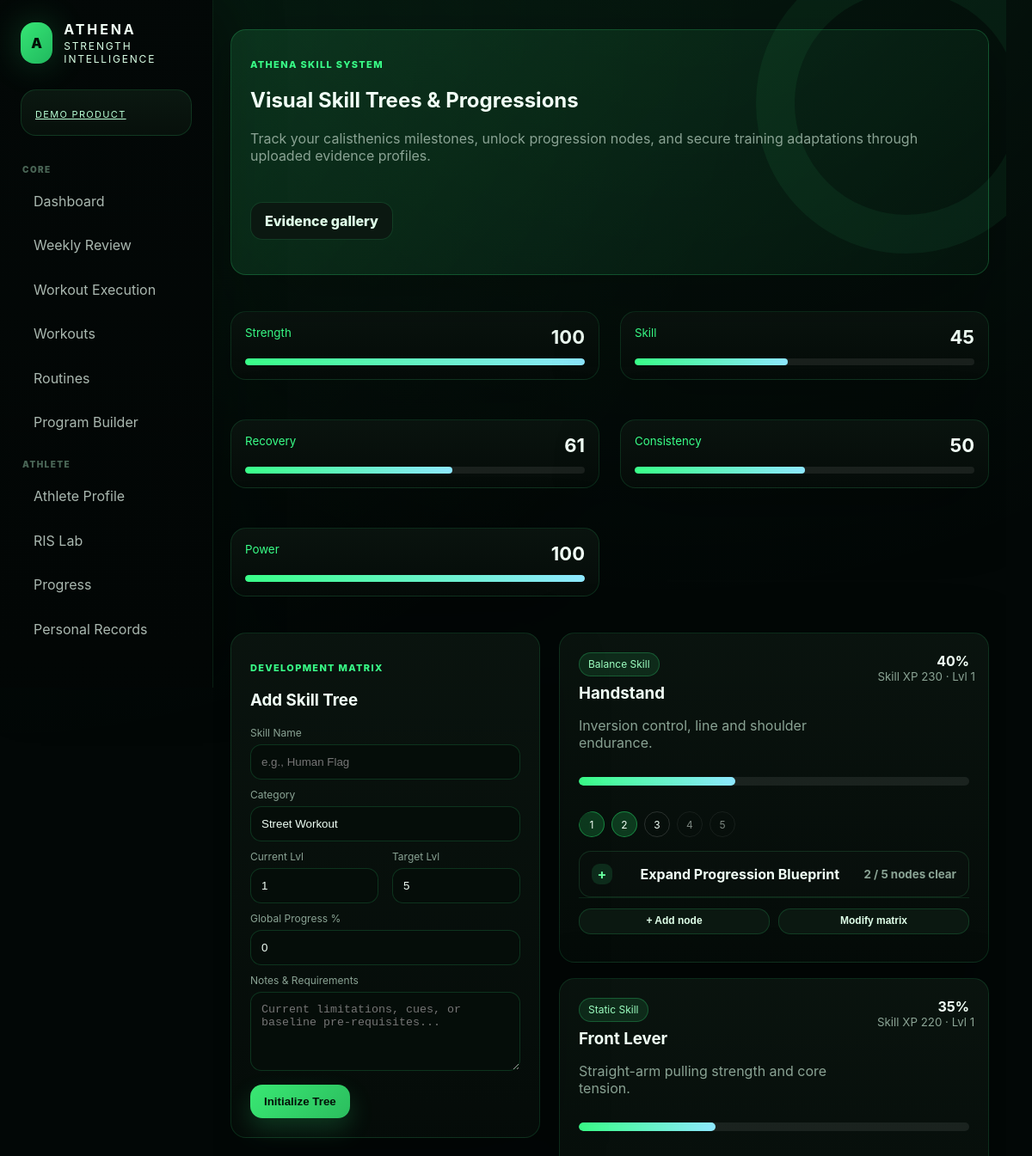
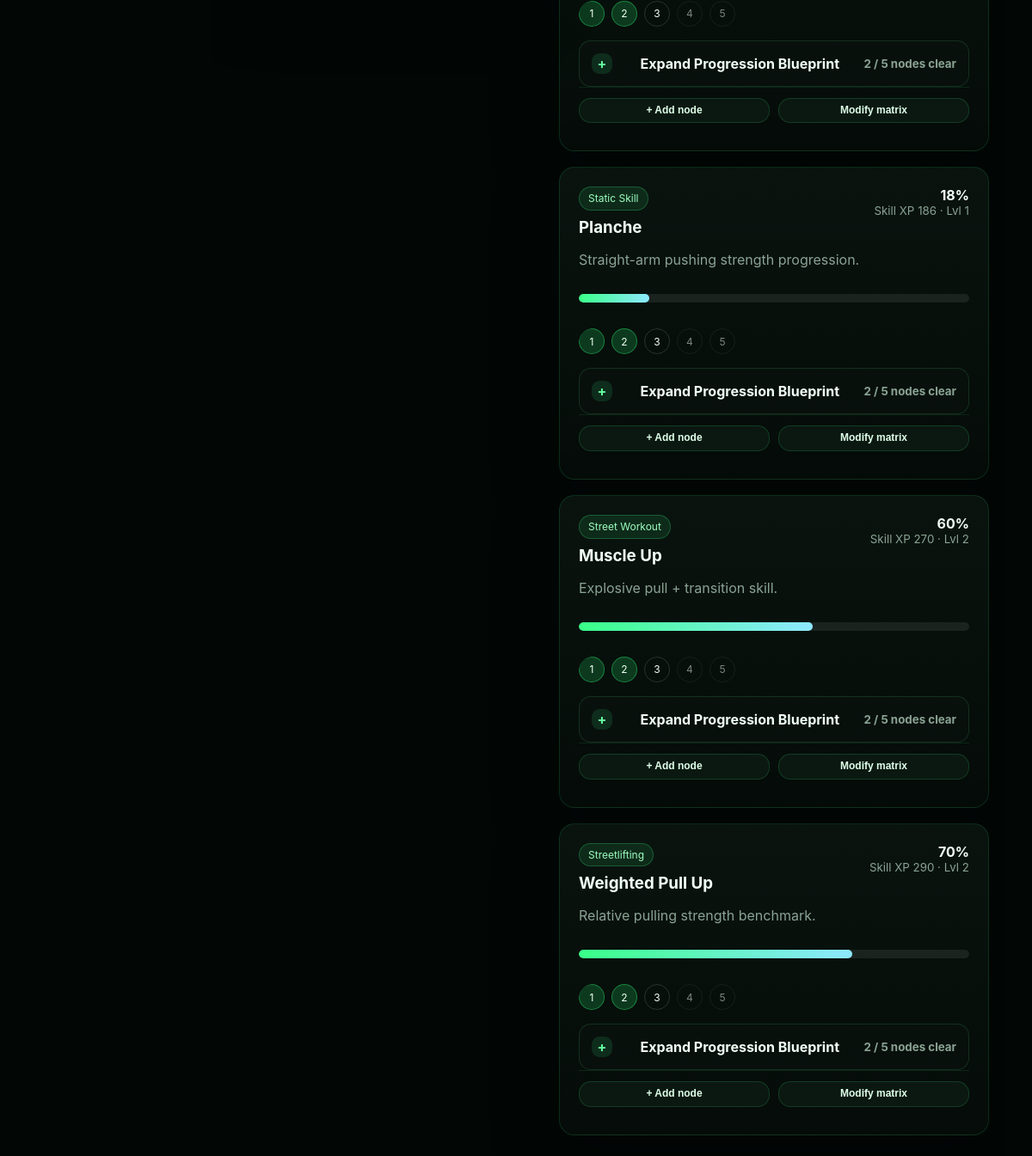
/skills, run on the app's committed database (2 pictures, top to bottom).
### tables this page shows
CREATE TABLE athlete_skills(
            id INTEGER PRIMARY KEY AUTOINCREMENT,
            name TEXT UNIQUE NOT NULL,
            category TEXT DEFAULT 'Strength Skill',
            current_level INTEGER DEFAULT 1,
            target_level INTEGER DEFAULT 5,
            progress INTEGER DEFAULT 0,
            notes TEXT DEFAULT '',
            updated_at TEXT DEFAULT CURRENT_TIMESTAMP
        );

CREATE TABLE skill_steps(
            id INTEGER PRIMARY KEY AUTOINCREMENT,
            skill_id INTEGER NOT NULL,
            step_order INTEGER DEFAULT 1,
            title TEXT NOT NULL,
            description TEXT DEFAULT '',
            completed INTEGER DEFAULT 0
        , evidence_image_path TEXT DEFAULT '', evidence_note TEXT DEFAULT '', evidence_at TEXT DEFAULT '');

### app.py (the view, shortened to what this page needs)
@app.route('/skills', methods=['GET','POST'])
def skills_center():
    skills=[dict(r) for r in q('SELECT * FROM athlete_skills ORDER BY category,name')]
    steps={r['id']:q('SELECT * FROM skill_steps WHERE skill_id=? ORDER BY step_order',(r['id'],)) for r in skills}
    return render_template('skills.html', skills=skills, steps=steps, attributes=rpg_attributes())

### app.py (called while the page is built)
def db():
    conn = sqlite3.connect(DB_PATH)
    conn.row_factory = sqlite3.Row
    return conn

def q(sql, params=(), one=False, commit=False):
    with db() as conn:
        cur = conn.execute(sql, params)
        if commit:
            conn.commit()
        return (cur.fetchone() if one else cur.fetchall())

@app.context_processor
def inject():
    return dict(MUSCLES=MUSCLES, MOODS=MOODS, SEXES=SEXES, DIFFICULTY=DIFFICULTY, EXERCISE_TYPES=EXERCISE_TYPES, today=datetime.date.today().isoformat())

def rpg_attributes():
    prs=personal_records(999); workouts=q('SELECT COUNT(*) c FROM workouts',one=True)['c'] or 0
    recovery=athlete_intelligence()['recovery']
    try:
        skills=q('SELECT COALESCE(AVG(progress),0) v FROM athlete_skills',one=True)['v'] or 0
    except Exception:
        skills=0
    volume=q('SELECT COALESCE(SUM(weight*reps + additional_weight*reps),0) v FROM workout_sets',one=True)['v'] or 0
    return [
        {'name':'Strength','score':min(100, round(len(prs)*8 + volume/5000))},
        {'name':'Skill','score':round(skills)},
        {'name':'Recovery','score':recovery},
        {'name':'Consistency','score':min(100, consistency_engine(30)['last_30']*5)},
        {'name':'Power','score':min(100, workouts*3 + len([p for p in prs if 'Pull' in p['name'] or 'Dip' in p['name']])*10)},
    ]

def consistency_engine(days=30):
    today=datetime.date.today()
    dates={r['date'] for r in q('SELECT date FROM workouts WHERE date>=?', ((today-datetime.timedelta(days=days)).isoformat(),))}
    current=0
    d=today
    while d.isoformat() in dates:
        current+=1; d-=datetime.timedelta(days=1)
    best=0; run=0
    for i in range(days):
        d=(today-datetime.timedelta(days=days-1-i)).isoformat()
        if d in dates: run+=1; best=max(best,run)
        else: run=0
    return {'current': current, 'best': best, 'last_30': len(dates), 'days': days}

@app.context_processor
def athena_v116_context():
    return dict(
        athlete_rank_from_xp=athlete_rank_from_xp,
        streak_system_v2=streak_system_v2,
        profile_completion_score=profile_completion_score,
        skill_tree_view_data=skill_tree_view_data,
        featured_achievements=featured_achievements,
        upcoming_goals_data=upcoming_goals_data,
        smart_training_suggestion_v2=smart_training_suggestion_v2,
        dashboard_mission_v2=dashboard_mission_v2,
    )

### templates/skills.html (shortened to what this page needs)
{% extends 'base.html' %}
{% block content %}
{% set tree_skills = skill_tree_view_data() %}
<section class="card hero skill-hero clean-hero">
  <div class="section-head">
    <div>
      <p class="eyebrow">ATHENA Skill System</p>
      <h2>Visual Skill Trees & Progressions</h2>
      <p class="muted">Track your calisthenics milestones, unlock progression nodes, and secure training adaptations through uploaded evidence profiles.</p>
    </div>
    <div class="hero-actions">
      <a class="btn nav-link" href="/skill-evidence">Evidence gallery</a>
    </div>
  </div>
</section>
<br>
<section class="grid cols-5 attribute-strip">
  {% for a in attributes %}
    <div class="card stat attribute-card">
      <div class="attribute-top">
        <small>{{a.name}}</small>
        <b>{{a.score}}</b>
      </div>
      <div class="mini-progress">
        <span style="width:{{a.score}}%"></span>
      </div>
    </div>
  {% endfor %}
</section>
<br>
<div class="skill-layout clean-skill-layout skill20-layout">
  <form class="card skill-create-card" method="post">
    <p class="eyebrow">Development Matrix</p>
    <h3>Add Skill Tree</h3>
    <label>Skill Name</label>
    <input name="name" required placeholder="e.g., Human Flag">
    <label>Category</label>
    <input name="category" value="Street Workout">
    <div class="form-grid two">
      <div>
        <label>Current Lvl</label>
        <input name="current_level" type="number" value="1">
      </div>
      <div>
        <label>Target Lvl</label>
        <input name="target_level" type="number" value="5">
      </div>
    </div>
    <label>Global Progress %</label>
    <input name="progress" type="number" value="0" min="0" max="100">
    <label>Notes & Requirements</label>
    <textarea name="notes" placeholder="Current limitations, cues, or baseline pre-requisites..."></textarea>
    <button class="primary" style="margin-top: 16px;">Initialize Tree</button>
  </form>
  <section class="skill-list clean-skill-list skill20-list" style="display: flex; flex-direction: column; gap: 16px; width: 100%;">
    {% for s in tree_skills %}
      <article class="card skill-system-card skill20-card" style="margin-bottom: 0; width: 100%;">
        <div class="skill20-head">
          <div>
            <span class="pill green">{{s.category}}</span>
            <h3 style="margin-top: 8px;">{{s.name}}</h3>
            <p class="muted">{{s.notes or 'No strategic notes initialized yet.'}}</p>
          </div>
          <div class="skill20-score">
            <b>{{s.progress}}%</b>
            <small class="muted">Skill XP {{s.skill_xp}} · Lvl {{s.skill_level}}</small>
          </div>
        </div>
        <div class="mini-progress skill-main-progress" title="Global skill mastery: {{s.progress}}%">
          <span style="width:{{s.progress}}%"></span>
        </div>
        <div class="skill20-node-strip table-scroll" style="margin-top: 14px;">
          {% for st in s.steps %}
            <span class="tree-dot20 {% if st.completed %}done{% elif st.locked %}locked{% else %}open{% endif %}" title="{{st.title}}">{{loop.index}}</span>
          {% endfor %}
        </div>
        <details class="skill-details-panel skill20-details" style="margin-top: 12px; border: 1px solid var(--line); border-radius: 14px; background: rgba(255,255,255,0.01);">
          <summary style="cursor: pointer; padding: 14px; font-weight: bold; color: var(--text); display: flex; justify-content: space-between; align-items: center; user-select: none;">
            <span>Expand Progression Blueprint</span>
            <small class="muted">{{s.completed_steps}} / {{s.total_steps}} nodes clear</small>
          </summary>
        </details>
        <div class="skill-step-toolbar" style="margin-top: 14px;">
          <button class="btn tiny" type="button" onclick="openModal('addStep{{s.id}}')">+ Add node</button>
          <button class="btn tiny" type="button" onclick="openModal('editSkill{{s.id}}')">Modify matrix</button>
        </div>
      </article>
    {% else %}
      <div class="card empty">No execution matrices or skill vectors initiated.</div>
    {% endfor %}
  </section>
</div>
{% endblock %}

### data on the page
athlete_skills: category "Balance Skill", name "Handstand", notes "Inversion control, line and shoulder endurance.", progress "40", skill_xp "230", skill_level "1", completed_steps "2", total_steps "5"
athlete_skills: category "Static Skill", name "Front Lever", notes "Straight-arm pulling strength and core tension.", progress "35", skill_xp "220", skill_level "1", completed_steps "2", total_steps "5"
athlete_skills: category "Static Skill", name "Planche", notes "Straight-arm pushing strength progression.", progress "18", skill_xp "186", skill_level "1", completed_steps "2", total_steps "5"
athlete_skills: category "Street Workout", name "Muscle Up", notes "Explosive pull + transition skill.", progress "60", skill_xp "270", skill_level "2", completed_steps "2", total_steps "5"
athlete_skills: category "Streetlifting", name "Weighted Pull Up", notes "Relative pulling strength benchmark.", progress "70", skill_xp "290", skill_level "2", completed_steps "2", total_steps "5"

### other printed values
{{ a.name }} "Strength" "Skill" "Recovery" "Consistency" "Power"
{{ a.score }} "100" "45" "61" "50" "100"
